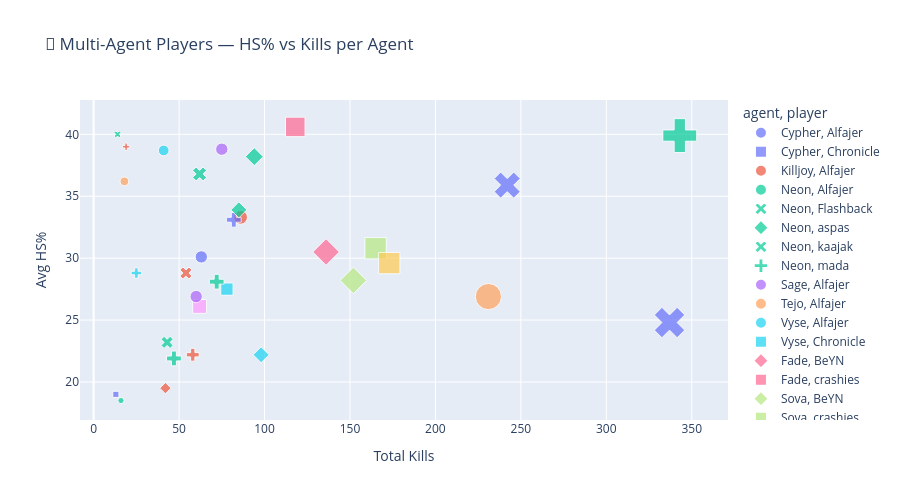

Here is the notebook cell this chart was saved with:
### Code cell
# ── HS% comparison across agents for multi-agent players ─────
fig = px.scatter(
    subset,
    x='kills', y='avg_hs',
    color='agent',
    symbol='player',
    size='games',
    hover_data={'player': True, 'agent': True, 'kills': True, 'avg_hs': True},
    title='🎯 Multi-Agent Players — HS% vs Kills per Agent',
    labels={'kills': 'Total Kills', 'avg_hs': 'Avg HS%'},
    height=500
)
fig.show()

### Figure 1 — Plotly figure (JSON) as saved in the notebook; plotly's stock layout.template omitted (floating-point values rounded to 4 significant figures)
{"data": [{"customdata": [["Alfajer", "Cypher"]], "hovertemplate": "agent=%{customdata[1]}<br>player=%{customdata[0]}<br>Total Kills=%{x}<br>Avg HS%=%{y}<br>games=%{marker.size}<extra></extra>", "legendgroup": "Cypher, Alfajer", "marker": {"color": "#636efa", "size": [4], "sizemode": "area", "sizeref": 0.0525, "symbol": "circle"}, "mode": "markers", "name": "Cypher, Alfajer", "orientation": "v", "showlegend": true, "type": "scatter", "x": [63], "xaxis": "x", "y": [30.1], "yaxis": "y"}, {"customdata": [["Chronicle", "Cypher"]], "hovertemplate": "agent=%{customdata[1]}<br>player=%{customdata[0]}<br>Total Kills=%{x}<br>Avg HS%=%{y}<br>games=%{marker.size}<extra></extra>", "legendgroup": "Cypher, Chronicle", "marker": {"color": "#636efa", "size": [1], "sizemode": "area", "sizeref": 0.0525, "symbol": "square"}, "mode": "markers", "name": "Cypher, Chronicle", "orientation": "v", "showlegend": true, "type": "scatter", "x": [13], "xaxis": "x", "y": [19.0], "yaxis": "y"}, {"customdata": [["Alfajer", "Killjoy"]], "hovertemplate": "agent=%{customdata[1]}<br>player=%{customdata[0]}<br>Total Kills=%{x}<br>Avg HS%=%{y}<br>games=%{marker.size}<extra></extra>", "legendgroup": "Killjoy, Alfajer", "marker": {"color": "#EF553B", "size": [5], "sizemode": "area", "sizeref": 0.0525, "symbol": "circle"}, "mode": "markers", "name": "Killjoy, Alfajer", "orientation": "v", "showlegend": true, "type": "scatter", "x": [86], "xaxis": "x", "y": [33.3], "yaxis": "y"}, {"customdata": [["Alfajer", "Neon"]], "hovertemplate": "agent=%{customdata[1]}<br>player=%{customdata[0]}<br>Total Kills=%{x}<br>Avg HS%=%{y}<br>games=%{marker.size}<extra></extra>", "legendgroup": "Neon, Alfajer", "marker": {"color": "#00cc96", "size": [1], "sizemode": "area", "sizeref": 0.0525, "symbol": "circle"}, "mode": "markers", "name": "Neon, Alfajer", "orientation": "v", "showlegend": true, "type": "scatter", "x": [16], "xaxis": "x", "y": [18.5], "yaxis": "y"}, {"customdata": [["Flashback", "Neon"]], "hovertemplate": "agent=%{customdata[1]}<br>player=%{customdata[0]}<br>Total Kills=%{x}<br>Avg HS%=%{y}<br>games=%{marker.size}<extra></extra>", "legendgroup": "Neon, Flashback", "marker": {"color": "#00cc96", "size": [3], "sizemode": "area", "sizeref": 0.0525, "symbol": "x"}, "mode": "markers", "name": "Neon, Flashback", "orientation": "v", "showlegend": true, "type": "scatter", "x": [43], "xaxis": "x", "y": [23.2], "yaxis": "y"}, {"customdata": [["aspas", "Neon"]], "hovertemplate": "agent=%{customdata[1]}<br>player=%{customdata[0]}<br>Total Kills=%{x}<br>Avg HS%=%{y}<br>games=%{marker.size}<extra></extra>", "legendgroup": "Neon, aspas", "marker": {"color": "#00cc96", "size": [5], "sizemode": "area", "sizeref": 0.0525, "symbol": "diamond"}, "mode": "markers", "name": "Neon, aspas", "orientation": "v", "showlegend": true, "type": "scatter", "x": [94], "xaxis": "x", "y": [38.2], "yaxis": "y"}, {"customdata": [["kaajak", "Neon"]], "hovertemplate": "agent=%{customdata[1]}<br>player=%{customdata[0]}<br>Total Kills=%{x}<br>Avg HS%=%{y}<br>games=%{marker.size}<extra></extra>", "legendgroup": "Neon, kaajak", "marker": {"color": "#00cc96", "size": [1], "sizemode": "area", "sizeref": 0.0525, "symbol": "x"}, "mode": "markers", "name": "Neon, kaajak", "orientation": "v", "showlegend": true, "type": "scatter", "x": [14], "xaxis": "x", "y": [40.0], "yaxis": "y"}, {"customdata": [["mada", "Neon"]], "hovertemplate": "agent=%{customdata[1]}<br>player=%{customdata[0]}<br>Total Kills=%{x}<br>Avg HS%=%{y}<br>games=%{marker.size}<extra></extra>", "legendgroup": "Neon, mada", "marker": {"color": "#00cc96", "size": [4], "sizemode": "area", "sizeref": 0.0525, "symbol": "cross"}, "mode": "markers", "name": "Neon, mada", "orientation": "v", "showlegend": true, "type": "scatter", "x": [47], "xaxis": "x", "y": [21.9], "yaxis": "y"}, {"customdata": [["Alfajer", "Sage"]], "hovertemplate": "agent=%{customdata[1]}<br>player=%{customdata[0]}<br>Total Kills=%{x}<br>Avg HS%=%{y}<br>games=%{marker.size}<extra></extra>", "legendgroup": "Sage, Alfajer", "marker": {"color": "#ab63fa", "size": [4], "sizemode": "area", "sizeref": 0.0525, "symbol": "circle"}, "mode": "markers", "name": "Sage, Alfajer", "orientation": "v", "showlegend": true, "type": "scatter", "x": [75], "xaxis": "x", "y": [38.8], "yaxis": "y"}, {"customdata": [["Alfajer", "Tejo"]], "hovertemplate": "agent=%{customdata[1]}<br>player=%{customdata[0]}<br>Total Kills=%{x}<br>Avg HS%=%{y}<br>games=%{marker.size}<extra></extra>", "legendgroup": "Tejo, Alfajer", "marker": {"color": "#FFA15A", "size": [2], "sizemode": "area", "sizeref": 0.0525, "symbol": "circle"}, "mode": "markers", "name": "Tejo, Alfajer", "orientation": "v", "showlegend": true, "type": "scatter", "x": [18], "xaxis": "x", "y": [36.2], "yaxis": "y"}, {"customdata": [["Alfajer", "Vyse"]], "hovertemplate": "agent=%{customdata[1]}<br>player=%{customdata[0]}<br>Total Kills=%{x}<br>Avg HS%=%{y}<br>games=%{marker.size}<extra></extra>", "legendgroup": "Vyse, Alfajer", "marker": {"color": "#19d3f3", "size": [3], "sizemode": "area", "sizeref": 0.0525, "symbol": "circle"}, "mode": "markers", "name": "Vyse, Alfajer", "orientation": "v", "showlegend": true, "type": "scatter", "x": [41], "xaxis": "x", "y": [38.7], "yaxis": "y"}, {"customdata": [["Chronicle", "Vyse"]], "hovertemplate": "agent=%{customdata[1]}<br>player=%{customdata[0]}<br>Total Kills=%{x}<br>Avg HS%=%{y}<br>games=%{marker.size}<extra></extra>", "legendgroup": "Vyse, Chronicle", "marker": {"color": "#19d3f3", "size": [4], "sizemode": "area", "sizeref": 0.0525, "symbol": "square"}, "mode": "markers", "name": "Vyse, Chronicle", "orientation": "v", "showlegend": true, "type": "scatter", "x": [78], "xaxis": "x", "y": [27.5], "yaxis": "y"}, {"customdata": [["BeYN", "Fade"]], "hovertemplate": "agent=%{customdata[1]}<br>player=%{customdata[0]}<br>Total Kills=%{x}<br>Avg HS%=%{y}<br>games=%{marker.size}<extra></extra>", "legendgroup": "Fade, BeYN", "marker": {"color": "#FF6692", "size": [11], "sizemode": "area", "sizeref": 0.0525, "symbol": "diamond"}, "mode": "markers", "name": "Fade, BeYN", "orientation": "v", "showlegend": true, "type": "scatter", "x": [136], "xaxis": "x", "y": [30.5], "yaxis": "y"}, {"customdata": [["crashies", "Fade"]], "hovertemplate": "agent=%{customdata[1]}<br>player=%{customdata[0]}<br>Total Kills=%{x}<br>Avg HS%=%{y}<br>games=%{marker.size}<extra></extra>", "legendgroup": "Fade, crashies", "marker": {"color": "#FF6692", "size": [10], "sizemode": "area", "sizeref": 0.0525, "symbol": "square"}, "mode": "markers", "name": "Fade, crashies", "orientation": "v", "showlegend": true, "type": "scatter", "x": [118], "xaxis": "x", "y": [40.6], "yaxis": "y"}, {"customdata": [["BeYN", "Sova"]], "hovertemplate": "agent=%{customdata[1]}<br>player=%{customdata[0]}<br>Total Kills=%{x}<br>Avg HS%=%{y}<br>games=%{marker.size}<extra></extra>", "legendgroup": "Sova, BeYN", "marker": {"color": "#B6E880", "size": [11], "sizemode": "area", "sizeref": 0.0525, "symbol": "diamond"}, "mode": "markers", "name": "Sova, BeYN", "orientation": "v", "showlegend": true, "type": "scatter", "x": [152], "xaxis": "x", "y": [28.2], "yaxis": "y"}, {"customdata": [["crashies", "Sova"]], "hovertemplate": "agent=%{customdata[1]}<br>player=%{customdata[0]}<br>Total Kills=%{x}<br>Avg HS%=%{y}<br>games=%{marker.size}<extra></extra>", "legendgroup": "Sova, crashies", "marker": {"color": "#B6E880", "size": [12], "sizemode": "area", "sizeref": 0.0525, "symbol": "square"}, "mode": "markers", "name": "Sova, crashies", "orientation": "v", "showlegend": true, "type": "scatter", "x": [165], "xaxis": "x", "y": [30.8], "yaxis": "y"}, {"customdata": [["Chronicle", "Breach"]], "hovertemplate": "agent=%{customdata[1]}<br>player=%{customdata[0]}<br>Total Kills=%{x}<br>Avg HS%=%{y}<br>games=%{marker.size}<extra></extra>", "legendgroup": "Breach, Chronicle", "marker": {"color": "#FF97FF", "size": [5], "sizemode": "area", "sizeref": 0.0525, "symbol": "square"}, "mode": "markers", "name": "Breach, Chronicle", "orientation": "v", "showlegend": true, "type": "scatter", "x": [62], "xaxis": "x", "y": [26.1], "yaxis": "y"}, {"customdata": [["Chronicle", "Viper"]], "hovertemplate": "agent=%{customdata[1]}<br>player=%{customdata[0]}<br>Total Kills=%{x}<br>Avg HS%=%{y}<br>games=%{marker.size}<extra></extra>", "legendgroup": "Viper, Chronicle", "marker": {"color": "#FECB52", "size": [12], "sizemode": "area", "sizeref": 0.0525, "symbol": "square"}, "mode": "markers", "name": "Viper, Chronicle", "orientation": "v", "showlegend": true, "type": "scatter", "x": [173], "xaxis": "x", "y": [29.6], "yaxis": "y"}, {"customdata": [["Flashback", "Yoru"]], "hovertemplate": "agent=%{customdata[1]}<br>player=%{customdata[0]}<br>Total Kills=%{x}<br>Avg HS%=%{y}<br>games=%{marker.size}<extra></extra>", "legendgroup": "Yoru, Flashback", "marker": {"color": "#636efa", "size": [19], "sizemode": "area", "sizeref": 0.0525, "symbol": "x"}, "mode": "markers", "name": "Yoru, Flashback", "orientation": "v", "showlegend": true, "type": "scatter", "x": [337], "xaxis": "x", "y": [24.8], "yaxis": "y"}, {"customdata": [["kaajak", "Yoru"]], "hovertemplate": "agent=%{customdata[1]}<br>player=%{customdata[0]}<br>Total Kills=%{x}<br>Avg HS%=%{y}<br>games=%{marker.size}<extra></extra>", "legendgroup": "Yoru, kaajak", "marker": {"color": "#636efa", "size": [14], "sizemode": "area", "sizeref": 0.0525, "symbol": "x"}, "mode": "markers", "name": "Yoru, kaajak", "orientation": "v", "showlegend": true, "type": "scatter", "x": [242], "xaxis": "x", "y": [35.9], "yaxis": "y"}, {"customdata": [["mada", "Yoru"]], "hovertemplate": "agent=%{customdata[1]}<br>player=%{customdata[0]}<br>Total Kills=%{x}<br>Avg HS%=%{y}<br>games=%{marker.size}<extra></extra>", "legendgroup": "Yoru, mada", "marker": {"color": "#636efa", "size": [4], "sizemode": "area", "sizeref": 0.0525, "symbol": "cross"}, "mode": "markers", "name": "Yoru, mada", "orientation": "v", "showlegend": true, "type": "scatter", "x": [82], "xaxis": "x", "y": [33.1], "yaxis": "y"}, {"customdata": [["HYUNMIN", "Raze"]], "hovertemplate": "agent=%{customdata[1]}<br>player=%{customdata[0]}<br>Total Kills=%{x}<br>Avg HS%=%{y}<br>games=%{marker.size}<extra></extra>", "legendgroup": "Raze, HYUNMIN", "marker": {"color": "#EF553B", "size": [1], "sizemode": "area", "sizeref": 0.0525, "symbol": "cross"}, "mode": "markers", "name": "Raze, HYUNMIN", "orientation": "v", "showlegend": true, "type": "scatter", "x": [19], "xaxis": "x", "y": [39.0], "yaxis": "y"}, {"customdata": [["aspas", "Raze"]], "hovertemplate": "agent=%{customdata[1]}<br>player=%{customdata[0]}<br>Total Kills=%{x}<br>Avg HS%=%{y}<br>games=%{marker.size}<extra></extra>", "legendgroup": "Raze, aspas", "marker": {"color": "#EF553B", "size": [2], "sizemode": "area", "sizeref": 0.0525, "symbol": "diamond"}, "mode": "markers", "name": "Raze, aspas", "orientation": "v", "showlegend": true, "type": "scatter", "x": [42], "xaxis": "x", "y": [19.5], "yaxis": "y"}, {"customdata": [["kaajak", "Raze"]], "hovertemplate": "agent=%{customdata[1]}<br>player=%{customdata[0]}<br>Total Kills=%{x}<br>Avg HS%=%{y}<br>games=%{marker.size}<extra></extra>", "legendgroup": "Raze, kaajak", "marker": {"color": "#EF553B", "size": [3], "sizemode": "area", "sizeref": 0.0525, "symbol": "x"}, "mode": "markers", "name": "Raze, kaajak", "orientation": "v", "showlegend": true, "type": "scatter", "x": [54], "xaxis": "x", "y": [28.8], "yaxis": "y"}, {"customdata": [["mada", "Raze"]], "hovertemplate": "agent=%{customdata[1]}<br>player=%{customdata[0]}<br>Total Kills=%{x}<br>Avg HS%=%{y}<br>games=%{marker.size}<extra></extra>", "legendgroup": "Raze, mada", "marker": {"color": "#EF553B", "size": [3], "sizemode": "area", "sizeref": 0.0525, "symbol": "cross"}, "mode": "markers", "name": "Raze, mada", "orientation": "v", "showlegend": true, "type": "scatter", "x": [58], "xaxis": "x", "y": [22.2], "yaxis": "y"}, {"customdata": [["HYUNMIN", "Waylay"]], "hovertemplate": "agent=%{customdata[1]}<br>player=%{customdata[0]}<br>Total Kills=%{x}<br>Avg HS%=%{y}<br>games=%{marker.size}<extra></extra>", "legendgroup": "Waylay, HYUNMIN", "marker": {"color": "#00cc96", "size": [21], "sizemode": "area", "sizeref": 0.0525, "symbol": "cross"}, "mode": "markers", "name": "Waylay, HYUNMIN", "orientation": "v", "showlegend": true, "type": "scatter", "x": [343], "xaxis": "x", "y": [39.9], "yaxis": "y"}, {"customdata": [["aspas", "Waylay"]], "hovertemplate": "agent=%{customdata[1]}<br>player=%{customdata[0]}<br>Total Kills=%{x}<br>Avg HS%=%{y}<br>games=%{marker.size}<extra></extra>", "legendgroup": "Waylay, aspas", "marker": {"color": "#00cc96", "size": [4], "sizemode": "area", "sizeref": 0.0525, "symbol": "diamond"}, "mode": "markers", "name": "Waylay, aspas", "orientation": "v", "showlegend": true, "type": "scatter", "x": [85], "xaxis": "x", "y": [33.9], "yaxis": "y"}, {"customdata": [["kaajak", "Waylay"]], "hovertemplate": "agent=%{customdata[1]}<br>player=%{customdata[0]}<br>Total Kills=%{x}<br>Avg HS%=%{y}<br>games=%{marker.size}<extra></extra>", "legendgroup": "Waylay, kaajak", "marker": {"color": "#00cc96", "size": [4], "sizemode": "area", "sizeref": 0.0525, "symbol": "x"}, "mode": "markers", "name": "Waylay, kaajak", "orientation": "v", "showlegend": true, "type": "scatter", "x": [62], "xaxis": "x", "y": [36.8], "yaxis": "y"}, {"customdata": [["mada", "Waylay"]], "hovertemplate": "agent=%{customdata[1]}<br>player=%{customdata[0]}<br>Total Kills=%{x}<br>Avg HS%=%{y}<br>games=%{marker.size}<extra></extra>", "legendgroup": "Waylay, mada", "marker": {"color": "#00cc96", "size": [4], "sizemode": "area", "sizeref": 0.0525, "symbol": "cross"}, "mode": "markers", "name": "Waylay, mada", "orientation": "v", "showlegend": true, "type": "scatter", "x": [72], "xaxis": "x", "y": [28.1], "yaxis": "y"}, {"customdata": [["MaKo", "Brimstone"]], "hovertemplate": "agent=%{customdata[1]}<br>player=%{customdata[0]}<br>Total Kills=%{x}<br>Avg HS%=%{y}<br>games=%{marker.size}<extra></extra>", "legendgroup": "Brimstone, MaKo", "marker": {"color": "#ab63fa", "size": [4], "sizemode": "area", "sizeref": 0.0525, "symbol": "circle"}, "mode": "markers", "name": "Brimstone, MaKo", "orientation": "v", "showlegend": true, "type": "scatter", "x": [60], "xaxis": "x", "y": [26.9], "yaxis": "y"}, {"customdata": [["MaKo", "Omen"]], "hovertemplate": "agent=%{customdata[1]}<br>player=%{customdata[0]}<br>Total Kills=%{x}<br>Avg HS%=%{y}<br>games=%{marker.size}<extra></extra>", "legendgroup": "Omen, MaKo", "marker": {"color": "#FFA15A", "size": [18], "sizemode": "area", "sizeref": 0.0525, "symbol": "circle"}, "mode": "markers", "name": "Omen, MaKo", "orientation": "v", "showlegend": true, "type": "scatter", "x": [231], "xaxis": "x", "y": [26.9], "yaxis": "y"}, {"customdata": [["aspas", "Jett"]], "hovertemplate": "agent=%{customdata[1]}<br>player=%{customdata[0]}<br>Total Kills=%{x}<br>Avg HS%=%{y}<br>games=%{marker.size}<extra></extra>", "legendgroup": "Jett, aspas", "marker": {"color": "#19d3f3", "size": [4], "sizemode": "area", "sizeref": 0.0525, "symbol": "diamond"}, "mode": "markers", "name": "Jett, aspas", "orientation": "v", "showlegend": true, "type": "scatter", "x": [98], "xaxis": "x", "y": [22.2], "yaxis": "y"}, {"customdata": [["mada", "Jett"]], "hovertemplate": "agent=%{customdata[1]}<br>player=%{customdata[0]}<br>Total Kills=%{x}<br>Avg HS%=%{y}<br>games=%{marker.size}<extra></extra>", "legendgroup": "Jett, mada", "marker": {"color": "#19d3f3", "size": [2], "sizemode": "area", "sizeref": 0.0525, "symbol": "cross"}, "mode": "markers", "name": "Jett, mada", "orientation": "v", "showlegend": true, "type": "scatter", "x": [25], "xaxis": "x", "y": [28.8], "yaxis": "y"}], "layout": {"height": 500, "legend": {"itemsizing": "constant", "title": {"text": "agent, player"}, "tracegroupgap": 0}, "title": {"text": "🎯 Multi-Agent Players — HS% vs Kills per Agent"}, "xaxis": {"anchor": "y", "domain": [0, 1], "title": {"text": "Total Kills"}}, "yaxis": {"anchor": "x", "domain": [0, 1], "title": {"text": "Avg HS%"}}}}
